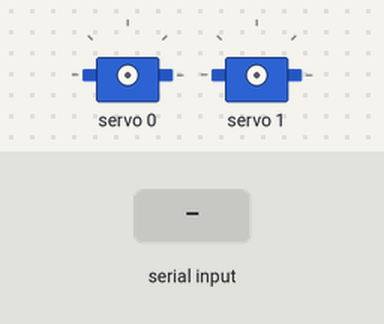
Recording of a sketch running on a simulated Arduino Uno, built with avr-gcc and run on an emulated ATmega328P. Shown: 2 × servo. The test bench sets the inputs (shaded band).

Above: at 4.2 s.
4.3 s: "90,45\n" received over Serial
At 4.73 s:
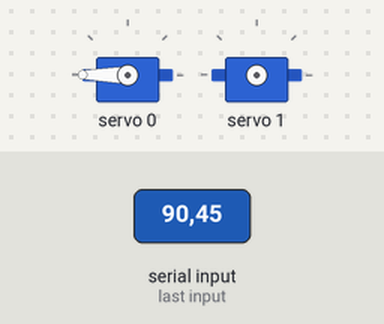
At 6.1 s:
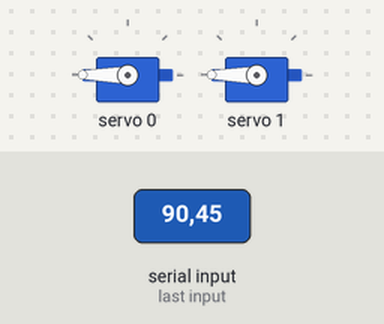
Timing chart, 0 to 7.8 s (numbered marks = the images above; inputs shaded):
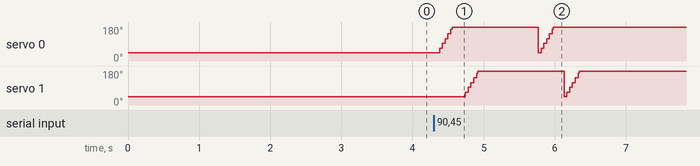

The sketch:

control.ino
```cpp
#include <Wire.h>
#include <Adafruit_PWMServoDriver.h>

Adafruit_PWMServoDriver pwm = Adafruit_PWMServoDriver();

uint8_t shoulder_one = 0;
uint8_t shoulder_two = 1;

uint8_t elbow = 2;

uint8_t wrist_one = 3;
uint8_t wrist_two = 4;

uint8_t gripper = 5;

int openAngle = 180;
int closeAngle = 52;

int min = 150;
int max = 640;

int i = 0;

int input_angle = 0;
int readAlready = 0;

void setup() {
  Serial.begin(9600);

  pwm.begin();
  pwm.setOscillatorFrequency(27000000);
  pwm.setPWMFreq(50);  // Analog servos run at ~60 Hz updates

  delay(3000);

}

void moveToAngle(uint8_t servoNumber, int angle) {
//  if(angle > 180) {
//    return;
//  }
//
//  int pulse = map(angle, 0, 180, min, max);
//  pwm.setPWM(servoNumber, 0, pulse);

  for (uint16_t pulselen = min; pulselen < max; pulselen++) {
    pwm.setPWM(servoNumber, 0, pulselen);
  }
}

void moveShoulder(int angle) {
    int angle_one = 180-angle;
    int angle_two = 0+angle;

    moveToAngle(shoulder_one, angle_one);
    moveToAngle(shoulder_two, angle_two);

    delay(700);
}

void moveElbow(int angle) {
  moveToAngle(elbow, angle);
  delay(500);
}

void moveWristOne(int angle) {
  moveToAngle(wrist_one, angle);
  delay(500);
}

void moveWristTwo(int angle) {
  moveToAngle(wrist_two, angle);
  delay(500);
}


void moveGripper(int angle) {
  moveToAngle(gripper, angle);
  delay(500);
}

void openGripper() {
  moveToAngle(gripper, openAngle);
  delay(500);
}

void closeGripper() {
  moveToAngle(gripper, closeAngle);
  delay(500);
}

void inputAngle() {
  if (Serial.available() != 0 ) {
    input_angle = Serial.parseInt();
    if(input_angle == 0) {}
    else {
//      moveToAngle(3, input_angle);
       moveShoulder(input_angle);
    }
  }
}


void loop() {
  inputAngle();
}
```
